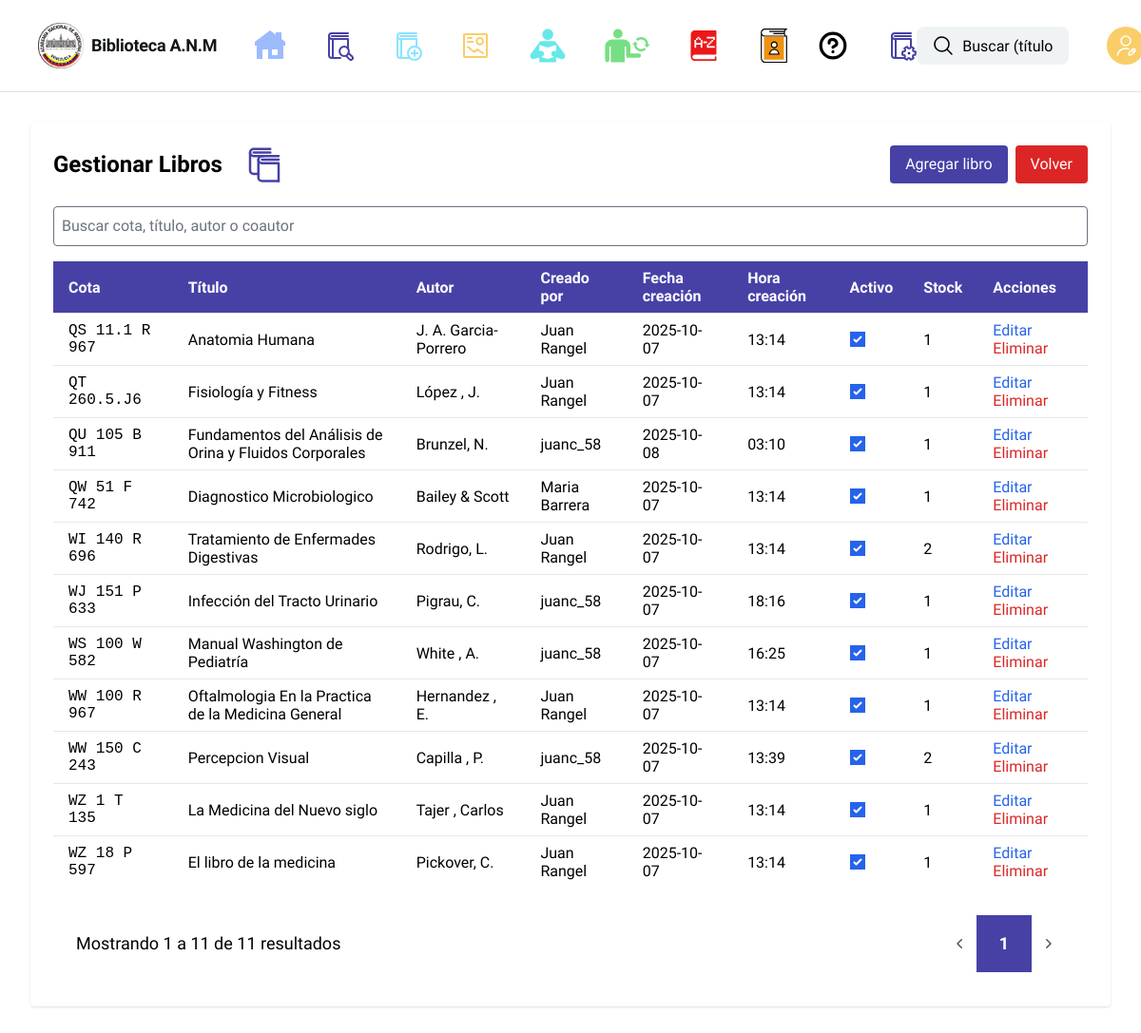
Page /adminpanel/books/ (signed in) on the earlier database version.
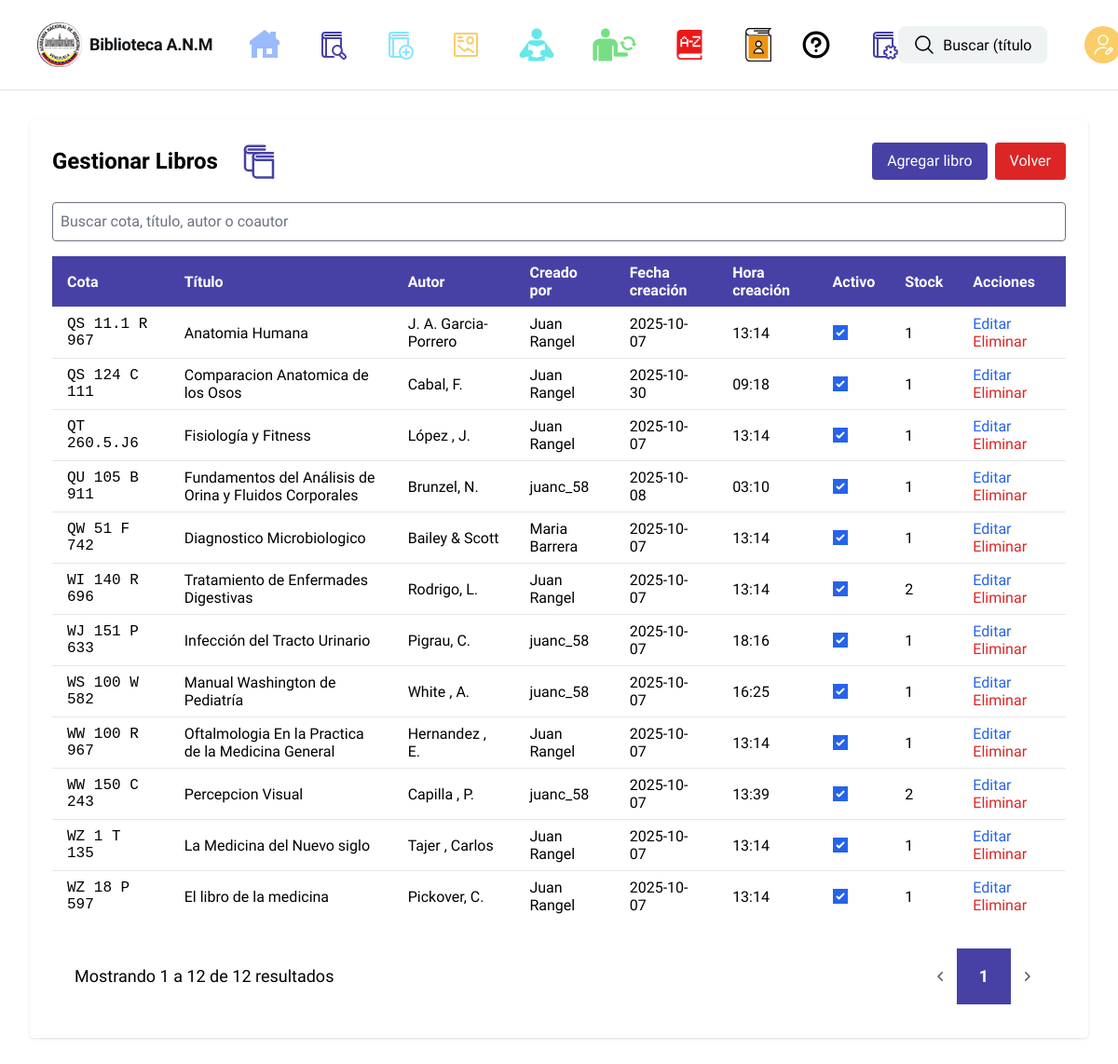
Same page on the later database version.
### tasks/models.py (models this page shows, shortened)
class Libros(models.Model):
    cota = models.CharField(max_length=30, unique=True)
    titulo = models.CharField(max_length=100)
    subtitulo = models.CharField(max_length=100, null=True, blank=True)
    autor = models.CharField(max_length=100)
    co_autor = models.CharField(max_length=100, null=True, blank=True)
    fecha_publicacion = models.IntegerField(null=True, blank=True)
    editorial = models.CharField(max_length=100, null=True, blank=True)
    edicion = models.PositiveSmallIntegerField("edición", choices=EDICION_CHOICES, default=1)
    ubicacion_publicacion = models.CharField(max_length=100, null=True, blank=True)
    volumen = models.PositiveSmallIntegerField("volumen", choices=VOLUMEN_CHOICES, null=True, blank=True)
    paginas = models.IntegerField(null=True, blank=True)
    cantidad = models.PositiveIntegerField("cantidad", default=1, help_text="Cantidad disponible en el inventario")
    serie = models.CharField(max_length=100, null=True, blank=True)
    numero_serie = models.IntegerField(null=True, blank=True)
    numero_registro = models.IntegerField(null=True, blank=True)
    fecha_registro = models.DateField(null=True, blank=True)
    fecha_creacion = models.DateField("fecha de creación", auto_now_add=True, null=True, blank=True)
    hora_creacion = models.TimeField("hora de creación", auto_now_add=True, null=True, blank=True)
    dimensiones = models.CharField(max_length=100, null=True, blank=True)
    portada = models.ImageField("portada", upload_to='covers/', null=True, blank=True, help_text="Imagen de portada (opcional)")
    contenido = models.CharField("contenido del libro", max_length=200, null=True, blank=True,
                                help_text="Seleccione los contenidos (guardado como valores separados por comas)")
    classification = models.ForeignKey('Clasificacion', null=True, blank=True, on_delete=models.SET_NULL, related_name='libros')
    dictionary_entry = models.ForeignKey('DictionaryEntry', null=True, blank=True, on_delete=models.SET_NULL, related_name='libros')
    user = models.ForeignKey(settings.AUTH_USER_MODEL, on_delete=models.DO_NOTHING)
    is_active = models.BooleanField('activo', default=True, help_text='Desmarcar para inhabilitar este libro sin borrarlo')

class User(AbstractUser):
    segundo_nombre = models.CharField("segundo nombre", max_length=150, blank=True)
    segundo_apellido = models.CharField("segundo apellido", max_length=150, blank=True)
    cedula = models.BigIntegerField("cedula", unique=True, null=True, blank=False)
    telefono = models.BigIntegerField("telefono", null=False, blank=False)
    security_question = models.CharField("pregunta de seguridad", max_length=255, null=False, blank=False)
    security_answer = models.CharField("respuesta de seguridad", max_length=255, null=False, blank=False)
    objects = CustomUserManager()
    REQUIRED_FIELDS = ['cedula', 'telefono', 'security_question', 'security_answer', 'email']

### tasks/views.py (the view)
# urls.py: path('adminpanel/books/', views.admin_books, name='admin_books'),
@_superuser_required
def admin_books(request):
    q = request.GET.get('q', '').strip()
    qs = Libros.objects.all().order_by('cota')
    if q:
        qs = qs.filter(Q(cota__icontains=q) | Q(titulo__icontains=q) | Q(autor__icontains=q) | Q(co_autor__icontains=q))
    paginator = Paginator(qs, 50)
    page = request.GET.get('page')
    page_obj = paginator.get_page(page)
    return render(request, 'admin/books_list.html', {'books': page_obj, 'q': q})

### tasks/views.py (called while the page is built)
def _superuser_required(view_func):
    from functools import wraps
    @wraps(view_func)
    def _wrapped(request, *args, **kwargs):
        if not request.user.is_authenticated or not request.user.is_superuser:
            messages.error(request, 'Acceso denegado: se requiere ser administrador.')
            return redirect('index')
        return view_func(request, *args, **kwargs)
    return _wrapped

### tasks/templates/admin/books_list.html (shortened to what the changed rows need)
{% extends 'base.html' %}
{% block content %}
<main class="px-8 py-8">
  <div class="max-w-8xl mx-auto bg-white p-6 rounded shadow">
    <div class="flex items-center mb-6">
      <h1 class="text-2xl font-bold">Gestionar Libros</h1>
    </div>
    <div class="overflow-x-auto">
      <table class="w-full table-auto border-collapse">
        <thead>
          <tr class="bg-[#4741A6] text-white">
            <th class="px-4 py-2 text-left">Cota</th>
            <th class="px-4 py-2 text-left">Título</th>
            <th class="px-4 py-2 text-left">Autor</th>
            <th class="px-4 py-2 text-left">Creado por</th>
            <th class="px-4 py-2 text-left">Fecha creación</th>
            <th class="px-4 py-2 text-left">Hora creación</th>
            <th class="px-4 py-2 text-left">Activo</th>
            <th class="px-4 py-2 text-left">Stock</th>
            <th class="px-4 py-2 text-left">Acciones</th>
          </tr>
        </thead>
        <tbody>
        {% for b in books %}
          <tr class="border-t">
            <td class="px-4 py-2 font-mono">{{ b.cota }}</td>
            <td class="px-4 py-2">{{ b.titulo }}</td>
            <td class="px-4 py-2">{{ b.autor }}</td>
            <td class="px-4 py-2">
              {% if b.user %}
                {{ b.user.get_full_name|default:b.user.username }}
              {% else %}
                -
              {% endif %}
            </td>
            <td class="px-4 py-2">{{ b.fecha_creacion|date:"Y-m-d"|default:'-' }}</td>
            <td class="px-4 py-2">{{ b.hora_creacion|date:"H:i"|default:'-' }}</td>
            <td class="px-4 py-2">
              <input type="checkbox" disabled {% if b.is_active %}checked{% endif %} />
            </td>
            <td class="px-4 py-2">{{ b.cantidad|default:'-' }}</td>
            <td class="px-4 py-2">
              <a href="{% url 'admin_book_edit' b.pk %}" class="text-blue-600 hover:underline mr-3">Editar</a>
              <a href="{% url 'admin_book_delete' b.pk %}" class="text-red-600 hover:underline">Eliminar</a>
            </td>
          </tr>
        {% empty %}
          <tr><td colspan="5" class="px-4 py-6 text-center text-gray-600">No hay libros</td></tr>
        {% endfor %}
        </tbody>
      </table>
    </div>
    <div class="mt-4">
      {% with params="q="|add:q %}
      <div class="flex items-center justify-between border-t border-white/10 px-4 py-3 sm:px-6">
        <div class="hidden sm:flex sm:flex-1 sm:items-center sm:justify-between">
          <div>
            <p class="text-lg text-black">
              Mostrando
              <span class="font-medium">{{ books.start_index|default:1 }}</span>
              a
              <span class="font-medium">{{ books.end_index|default:books.paginator.per_page }}</span>
              de
              <span class="font-medium">{{ books.paginator.count }}</span>
              resultados
            </p>
          </div>
          <div>
            <nav aria-label="Paginación" class="isolate inline-flex -space-x-px rounded-md">
              {% if books.has_previous %}
              <a href="?{{ params }}&page={{ books.previous_page_number }}" class="relative inline-flex items-center rounded-l-md px-2 py-2 text-gray-400 hover:bg-white/5 focus:z-20">
                <span class="sr-only">Anterior</span>
                <svg viewBox="0 0 20 20" fill="currentColor" aria-hidden="true" class="w-5 h-5">
                  <path d="M11.78 5.22a.75.75 0 0 1 0 1.06L8.06 10l3.72 3.72a.75.75 0 1 1-1.06 1.06l-4.25-4.25a.75.75 0 0 1 0-1.06l4.25-4.25a.75.75 0 0 1 1.06 0Z" clip-rule="evenodd" fill-rule="evenodd" />
                </svg>
              </a>
              {% else %}
              <span class="relative inline-flex items-center rounded-l-md px-2 py-2 text-gray-600">
                <svg viewBox="0 0 20 20" fill="currentColor" aria-hidden="true" class="w-5 h-5">
                  <path d="M11.78 5.22a.75.75 0 0 1 0 1.06L8.06 10l3.72 3.72a.75.75 0 1 1-1.06 1.06l-4.25-4.25a.75.75 0 0 1 0-1.06l4.25-4.25a.75.75 0 0 1 1.06 0Z" clip-rule="evenodd" fill-rule="evenodd" />
                </svg>
              </span>
              {% endif %}
              {% for i in books.paginator.page_range %}
                {% if i >= books.number|add:'-2' and i <= books.number|add:'2' %}
                  {% if i == books.number %}
                    <a aria-current="page" class="relative z-10 inline-flex items-center bg-[#4741A6] px-6 py-4 text-lg font-semibold text-white">{{ i }}</a>
                  {% else %}
                    <a href="?{{ params }}&page={{ i }}" class="relative inline-flex items-center px-4 py-2 text-sm font-semibold text-black hover:bg-white/5">{{ i }}</a>
                  {% endif %}
                {% elif i == 1 or i == books.paginator.num_pages %}
                  <a href="?{{ params }}&page={{ i }}" class="relative inline-flex items-center px-4 py-2 text-sm font-semibold text-gray-200 hover:bg-white/5">{{ i }}</a>
                {% elif forloop.first and books.number > 4 %}
                  <span class="relative inline-flex items-center px-4 py-2 text-sm font-semibold text-gray-400">...</span>
                {% elif forloop.last and books.number < books.paginator.num_pages|add:'-3' %}
                  <span class="relative inline-flex items-center px-4 py-2 text-sm font-semibold text-gray-400">...</span>
                {% endif %}
              {% endfor %}
              {% if books.has_next %}
              <a href="?{{ params }}&page={{ books.next_page_number }}" class="relative inline-flex items-center rounded-r-md px-2 py-2 text-gray-400 hover:bg-white/5 focus:z-20">
                <span class="sr-only">Siguiente</span>
                <svg viewBox="0 0 20 20" fill="currentColor" aria-hidden="true" class="w-5 h-5">
                  <path d="M8.22 5.22a.75.75 0 0 1 1.06 0l4.25 4.25a.75.75 0 0 1 0 1.06l-4.25 4.25a.75.75 0 0 1-1.06-1.06L11.94 10 8.22 6.28a.75.75 0 0 1 0-1.06Z" clip-rule="evenodd" fill-rule="evenodd" />
                </svg>
              </a>
              {% else %}
              <span class="relative inline-flex items-center rounded-r-md px-2 py-2 text-gray-600">
                <svg viewBox="0 0 20 20" fill="currentColor" aria-hidden="true" class="w-5 h-5">
                  <path d="M8.22 5.22a.75.75 0 0 1 1.06 0l4.25 4.25a.75.75 0 0 1 0 1.06l-4.25 4.25a.75.75 0 0 1-1.06-1.06L11.94 10 8.22 6.28a.75.75 0 0 1 0-1.06Z" clip-rule="evenodd" fill-rule="evenodd" />
                </svg>
              </span>
              {% endif %}
            </nav>
          </div>
        </div>
      </div>
      {% endwith %}
    </div>
  </div>
</main>
{% endblock %}

Differences in the rows shown:
added Libros: cota "QS 124 C 111", titulo "Comparacion Anatomica de los Osos", autor "Cabal, F.", user.get_full_name "Juan Rangel", fecha_creacion "2025-10-30", hora_creacion "09:18", is_active "☑", cantidad "1"
Other differences:
{{ books.end_index|default:books.paginator.per_page }}: "11" → "12"
{{ books.paginator.count }}: "11" → "12"
